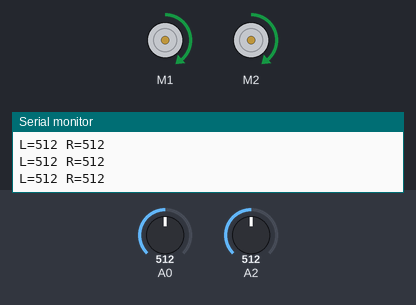
A sketch run on a simulated Arduino Leonardo, built with avr-gcc and run on an emulated ATmega32U4. Parts: 2 × DC motor (green arrow = forward, orange = backward, longer = faster), the last lines printed to the serial monitor. Inputs (shaded band) come from the test bench; at power-on: A0 = 512, A2 = 512.

Above: at 1.2 s.
1.3 s: A0 set to 716
At 1.9 s:
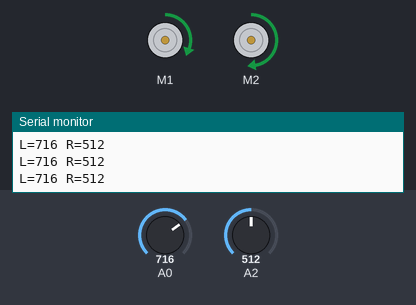
2.8 s: A2 set to 306
At 3.9 s:
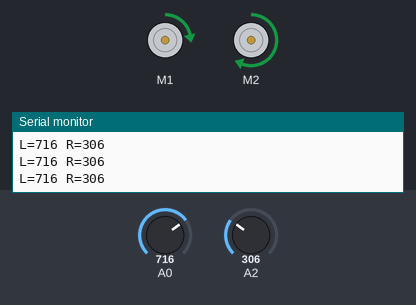
4.3 s: A0 set to 900
At 5.2 s:
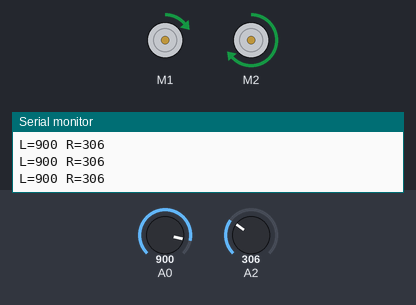
5.8 s: A2 set to 122
At 6.4 s:
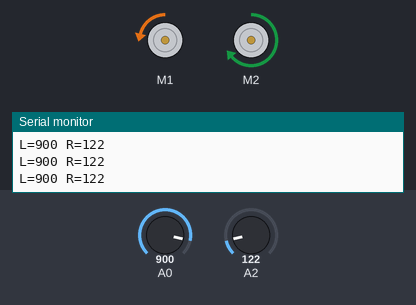
7.3 s: A2 set to 0
At 7.6 s:
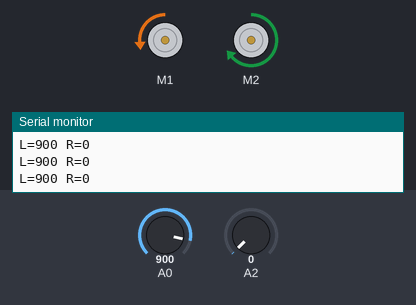
8.8 s: A0 set to 1023
At 9.8 s:
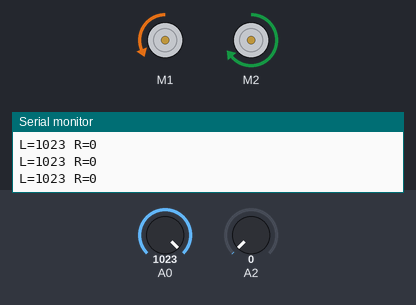
Timing chart, 0 to 11.3 s (numbered marks = the images above; inputs shaded):
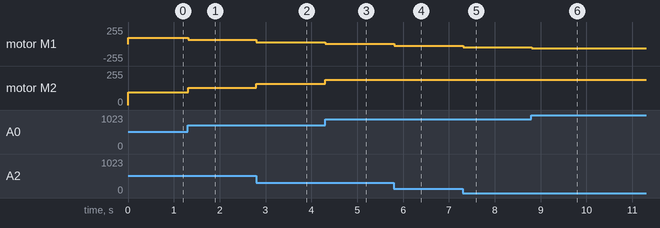

The sketch:

romi32u4_line_follower.ino
```cpp
// snippet: romi32u4_line_follower
// tags: romi, pololu, romi32u4, line, follower, reflectance, analog, sensor, motor
// boards: romi32u4
// library: Romi32U4
// description: Two-sensor line follower on Romi32U4 using analog reflectance on A0 (left) and
//   A2 (right). Low reading = dark (line). A proportional controller steers toward the line by
//   speeding up the wheel on the side away from the line and slowing the wheel on the line side,
//   so the robot tracks the line smoothly instead of bang-banging.
//   NOT: Romi32U4Reflectance / Romi32U4LineSensors — no such classes. Use analogRead(A0)/analogRead(A2)
//   directly for analog IR reflectance modules wired to those pins.
// prompts: Romi line follower, Romi reflectance sensor, Romi32U4 follow line, analog reflectance line tracking, Romi A0 A2 line sensor, Romi32U4 line following
// exact-include: Romi32U4.h

#include <Romi32U4.h>

Romi32U4Motors motors;

const int   BASE_SPEED = 150;   // forward crawl speed
const float GAIN       = 0.25f; // proportional steering gain (tune to track tightness)

void setup() {
  Serial.begin(9600);
}

void loop() {
  int leftVal  = analogRead(A0);
  int rightVal = analogRead(A2);

  // error > 0 when the line is to the RIGHT (right sensor darker), < 0 when to the LEFT.
  int error = rightVal - leftVal;

  // Romi32U4Motors clamps to ±300 by default (allowTurbo(true) raises it to ±400).
  // Constraining to ±400 here would silently clip inside the library instead.
  int leftSpeed  = constrain(BASE_SPEED + (int)(GAIN * error), -300, 300);
  int rightSpeed = constrain(BASE_SPEED - (int)(GAIN * error), -300, 300);
  motors.setSpeeds(leftSpeed, rightSpeed);

  Serial.print("L="); Serial.print(leftVal);
  Serial.print(" R="); Serial.println(rightVal);
  delay(10);
}
```

Measured:
- after the input at 1.3 s, motor M1: forward 95/255 → forward 63/255 at once; motor M2: forward 95/255 → forward 128/255 at once
- after the input at 2.8 s, motor M1: forward 63/255 → forward 30/255 at once; motor M2: forward 128/255 → forward 160/255 at once
- after the input at 4.3 s, motor M1: forward 30/255 → forward 1/255 at once; motor M2: forward 160/255 → forward 189/255 at once
- after the input at 5.8 s, motor M1: forward 1/255 → backward 28/255 at once; motor M2: forward 189/255 → forward 191/255 at once
- after the input at 7.3 s, motor M1: backward 28/255 → backward 47/255 at once
- after the input at 8.8 s, motor M1: backward 47/255 → backward 66/255 at once
